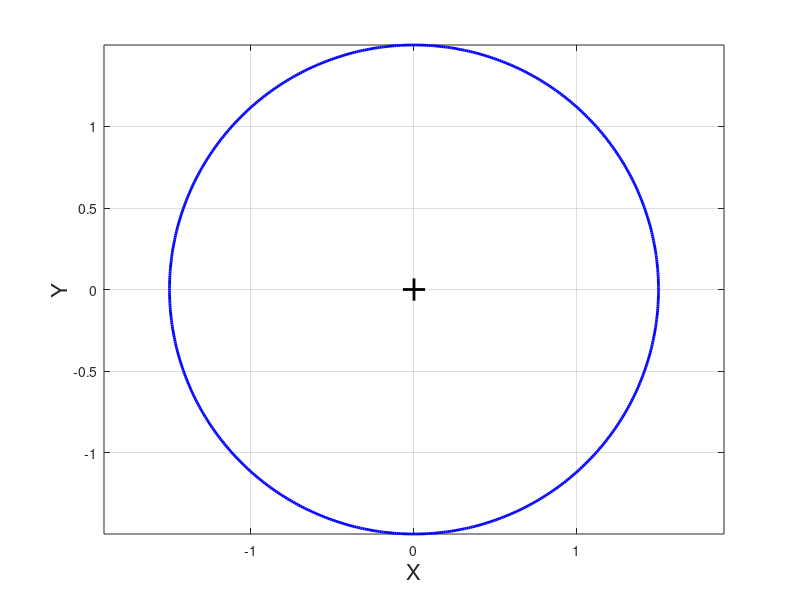

MATLAB code to generate this figure:
clear all  % 작업 공간의 모든 변수를 제거
close all  % 열린 모든 figure 창을 닫음
clc  % 커맨드 창을 정리

% 원을 그리기 위한 각도 설정
angles = linspace(0, 2*pi, 720);  % 0에서 2*pi까지 720개의 점으로 원을 그리기 위한 각도 생성
radius = 1.5;  % 원의 반지름 설정
xCenter = 0;  % 원의 중심 X좌표
yCenter = 0;  % 원의 중심 Y좌표

% 원의 X, Y 좌표 계산
x = radius * cos(angles) + xCenter;  % X좌표 계산
y = radius * sin(angles) + yCenter;  % Y좌표 계산

% 원 그리기 (파란색 실선, 두께 2)
plot(x, y, 'b-', 'LineWidth', 2);

% 원의 중심에 교차점 플롯 (검은색 '+' 표시, 크기 16)
hold on;  % 현재 그래프 유지
plot(xCenter, yCenter, 'k+', 'LineWidth', 2, 'MarkerSize', 16);

grid on;  % 그리드 표시
axis equal;  % X축과 Y축을 동일한 비율로 설정
xlabel('X', 'FontSize', 16);  % X축 라벨 설정
ylabel('Y', 'FontSize', 16);  % Y축 라벨 설정;